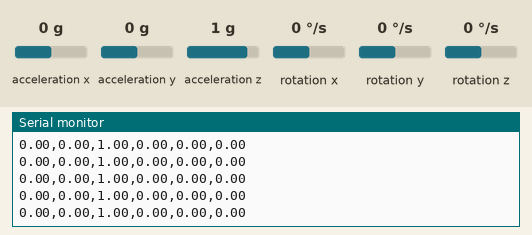
Bench run of a sketch on a simulated Arduino Nano 33 BLE. Shown: the last lines printed to the serial monitor. Inputs (shaded band) come from the test bench; at power-on: acceleration x 0 g, acceleration y 0 g, acceleration z 1 g, rotation x 0 °/s, rotation y 0 °/s, rotation z 0 °/s. Nothing arrives over Bluetooth unless stated; a phone connects over Bluetooth LE 3 s after start.

Above: at 3.8 s.
3.9 s: acceleration x set to -1.4 g
At 4.16 s:
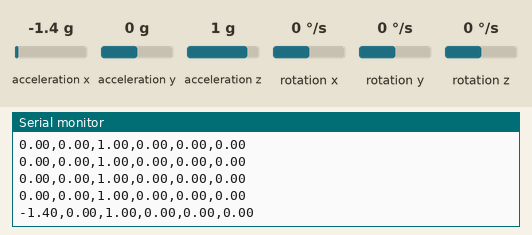
5.4 s: acceleration y set to -1.4 g
At 5.56 s:
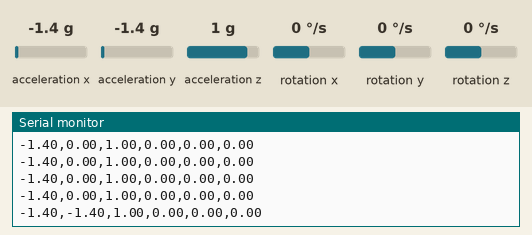
6.9 s: acceleration z set to -1.4 g
At 6.96 s:
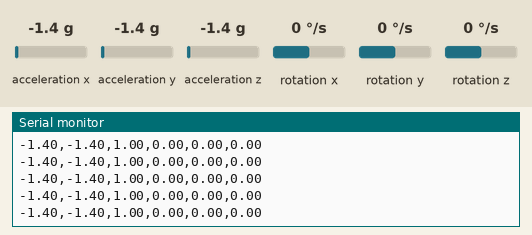
8.4 s: rotation x set to -192 °/s
At 8.56 s:
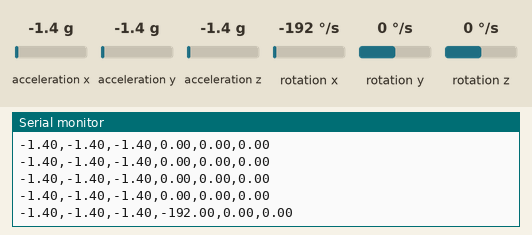
9.9 s: rotation y set to -192 °/s
At 9.96 s:
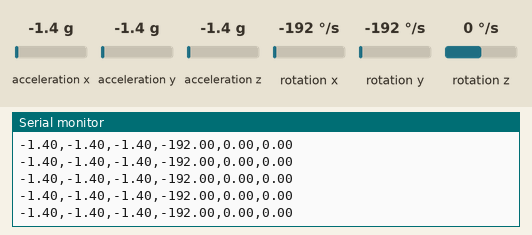

The sketch:

IMUvaca.ino
```cpp
#include <ArduinoBLE.h>
#include <Arduino_LSM9DS1.h>


BLEService imuService("12345678-1234-5678-1234-56789abcdef0");
BLECharacteristic imuChar("abcdefab-1234-5678-1234-56789abcdef0", BLENotify, 60);


#define FREQUENCIA_HZ 5
const unsigned long BLE_SEND_INTERVAL_MS = 1000 / FREQUENCIA_HZ;
unsigned long lastDataSentMillis = 0;

void setup() {
  Serial.begin(9600);
  while (!Serial && millis() < 5000);

  Serial.println("Iniciando IMU...");
  if (!IMU.begin()) {
    Serial.println("ERRO: IMU não detectado ou falha na inicialização");
    while (1);
  }

  Serial.println("IMU OK!");

  Serial.println("Iniciando BLE...");
  if (!BLE.begin()) {
    Serial.println("ERRO: Falha ao iniciar BLE!");
    while (1);
  }
  Serial.println("BLE OK!");

  BLE.setLocalName("IMU-Vaca");
  BLE.setAdvertisedService(imuService);
  imuService.addCharacteristic(imuChar);
  BLE.addService(imuService);

  BLE.advertise();
  Serial.println("Anunciando como IMU-Vaca");
}

void loop() {
  BLEDevice central = BLE.central();

  if (central) {
    Serial.print("Conectado a: ");
    Serial.println(central.address());

    while (central.connected()) {
      unsigned long currentMillis = millis();

      if (currentMillis - lastDataSentMillis >= BLE_SEND_INTERVAL_MS) {
        lastDataSentMillis += BLE_SEND_INTERVAL_MS;

        float ax, ay, az, gx, gy, gz;

        if (IMU.accelerationAvailable() && IMU.gyroscopeAvailable()) {
          IMU.readAcceleration(ax, ay, az);
          IMU.readGyroscope(gx, gy, gz);

          char dados[60];
          snprintf(dados, sizeof(dados), "%.2f,%.2f,%.2f,%.2f,%.2f,%.2f",
                   ax, ay, az, gx, gy, gz);

          imuChar.writeValue((const uint8_t*)dados, strlen(dados));
          Serial.println(dados);
        }
      }
    }

    Serial.print("Desconectado de: ");
    Serial.println(central.address());
  } else {
    if (!BLE.advertise()) {
        Serial.println("Anunciando novamente como IMU-Vaca");
        BLE.advertise();
    }
    delay(100);
  }
}
```

Measured:
- after the input at 3.9 s, the serial monitor: prints a new line after 0.10 s (image 1)
- after the input at 5.4 s, the serial monitor: prints a new line at once (image 2)
- after the input at 8.4 s, the serial monitor: prints a new line at once (image 4)
